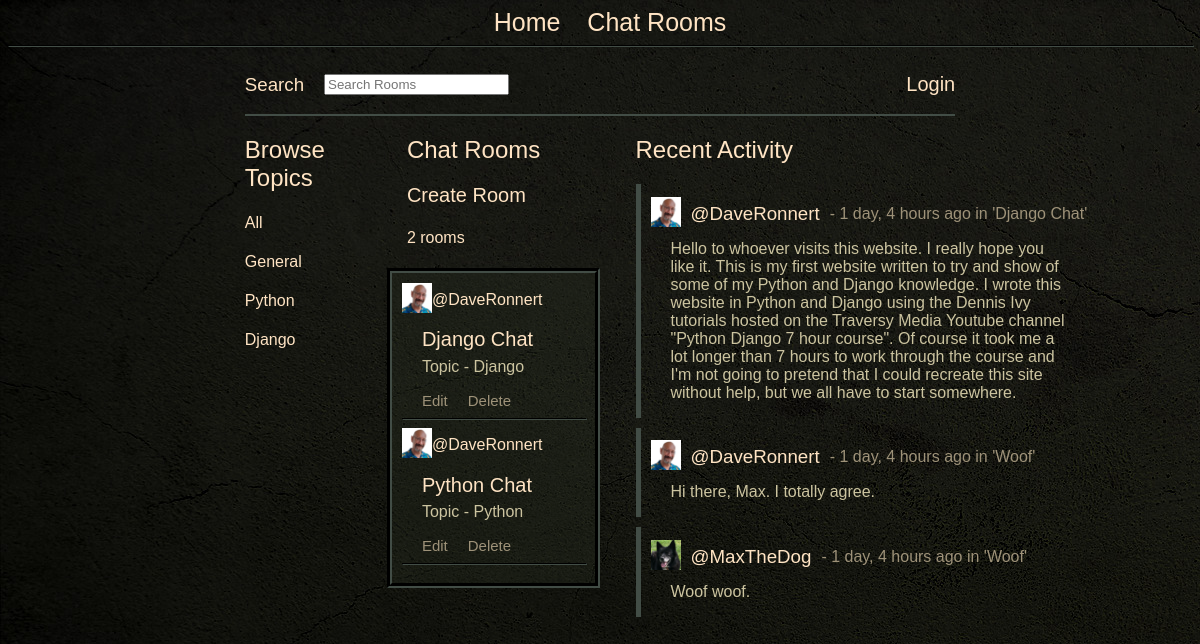
Screenshot of /chat/?q=Python with the database file from the repository.
### chat/models.py (models this page shows, shortened)
class Topic(models.Model):
    name = models.CharField(max_length=200)
    def __str__(self):
        return self.name

class ChatRoom(models.Model):
    host = models.ForeignKey(User, on_delete=models.SET_NULL, null=True)
    topic = models.ForeignKey(Topic, on_delete=models.SET_NULL, null=True)
    name = models.CharField(max_length=25)
    description = models.TextField(blank=True, null=True)
    created = models.DateTimeField(auto_now=True)
    updated = models.DateTimeField(auto_now_add=True)
    class Meta:
        ordering = ['-updated', '-created']
    def __str__(self):
        return self.name

class Profile(models.Model):
    user = models.OneToOneField(User, null=True, on_delete=models.CASCADE)
    bio = models.TextField()
    profile_pic = models.ImageField(null=True, blank=True, upload_to='images/')

class Messages(models.Model):
    user = models.ForeignKey(User, on_delete=models.CASCADE)
    room = models.ForeignKey(ChatRoom, on_delete=models.CASCADE)
    body = models.TextField()
    created = models.DateTimeField(auto_now=True)
    updated = models.DateTimeField(auto_now_add=True)

### chat/views.py (the view)
# urls.py: path('chat/', views.chat, name='chat'),
def chat(request):
    q = request.GET.get('q') if request.GET.get('q') != None else ''
    chatrooms = ChatRoom.objects.filter(
        Q(topic__name__icontains=q) |
        Q(name__icontains=q) |
        Q(description__icontains=q)
        )
    topics = Topic.objects.all()
    rooms_count = chatrooms.count()
    chat_messages = Messages.objects.all().order_by('-created')
    context = {'chatrooms': chatrooms, 'topics': topics, 'rooms_count': rooms_count, 'chat_messages': chat_messages}
    return render(request, 'chat/chat.html', context)

### chat/templates/chat/chat.html (shortened to what this page needs)
{% extends 'home.html' %}
{% block content %}
<div class="chat_top">
        <div class="chat_search_name">
            <h3>Search</h3>
        </div>
        <div class="chat_search_entry">
            <form method="GET" action="{% url 'chat' %}">
                <input type="text" name="q" placeholder="Search Rooms">
            </form>
        </div>
        {% if request.user.is_authenticated %}
        <div class="update_profile">
            <a href="{% url 'update_user' %}">Update Profile</a>
        </div>
        <div class="log_in">
            <a href="{% url 'logout' %}">Logout</a>
        </div>
        {% else %}
        <div class="log_in">
            <a href="{% url 'login' %}">Login</a>
        </div>
        {% endif %}
    </div>
<div class="chat_container">
    <div class="chat_side">
        {% include 'chat/topics.html' %}
    </div>
    <div class="chat_main">
        <div class="chat_rooms">
            <div class="chat_title"><h2>Chat Rooms</h2></div>
            <div class="chat_create"><a href="{% url 'create_room' %}">Create Room</a></div>
                <div class="chat_no_rooms">
                    <h4>{{rooms_count}} rooms</h4>
                </div>
            <div class="chat_rooms_border">
                {% include 'chat/feed.html' %}
            </div>
        </div>
    </div>
    <div class="chat_activity_feed">
        {% include 'chat/activity.html' %}
    </div>
</div>
{% endblock content %}

### chat/templates/chat/topics.html
<h2> Browse Topics</h2>
<div>
    <a href="{% url 'chat' %}"><h4>All</h4></a>
</div>
{% for topic in topics %}
    <div>
        <a href="{% url 'chat' %}?q={{topic.name}}"><h4>{{topic}}</h4></a>
    </div>
{% endfor %}

### chat/templates/chat/feed.html
{% load static %}
{% for room in chatrooms %}
<div class="chat_room_host">
    {% if room.host.profile.profile_pic %}
        <div class="chat_room_host_img"><img src="{{room.host.profile.profile_pic.url}}" height="30"></div>
    {% else %}
        <div class="chat_room_host_img">
            <img src="{% static '/images/avatar.png' %}" height="30">
        </div>
    {% endif %}
    <div class="chat_room_host_name"><a href="{% url 'user_profile' room.host.id %}">@{{room.host}}</a></div>
</div>
<div class="chat_room_name">
    <a href="{% url 'room' room.id %}"><h4>{{room.name}}</h4></a>
</div>
<p>
    Topic - {{room.topic}}
</p>
<div class="room_buttons">
    <div class="room_button_align">
        <div class="room_button"><a href="{% url 'update_room' room.id %}">Edit</a><a href="{% url 'delete_room' room.id %}">Delete</a></div>
    </div>
    <hr>
</div>
{% endfor %}

### chat/templates/chat/activity.html (shortened to what this page needs)
{% load static %}
<h2>Recent Activity</h2>
    {% for mess in chat_messages|slice:":10" %}
        <div>
            <div class="message">
                {% if mess.user.profile.profile_pic %}
                <div class="mess_img"><img src="{{mess.user.profile.profile_pic.url}}" height="30"></div>
                {% else %}
                <div class="chat_room_host_img">
                    <img src="{% static '/images/avatar.png' %}" height="30">
                </div>
                {% endif %}
                <div class="mess_head"><a href="{% url 'user_profile' mess.user.id %}"><h3>@{{mess.user}}</h3></a></div>
                <div class="mess_date"> - {{mess.created|timesince}} ago in '{{mess.room}}'</div>
                <div class="mess_body"><p>{{mess.body}}</p></div>
            </div>
        </div>
    {% endfor %}

### static/css/styles.css (style rules this page uses)
html body { height: 100%; background-image: url('../images/main_bg.jpg'); }
p, li { color: rgb(204, 196, 160); font-family: Geneva, sans-serif; font-weight: lighter; margin-left: 20px; margin-right: 20px; }
a:link { font-family: Geneva, sans-serif; font-weight: lighter; text-decoration: none; color:bisque; }
hr { width: 100%; border-color: rgb(66, 77, 70); }
h2 { font-family: Geneva, sans-serif; font-weight: lighter; color:bisque; }
h3 { font-family: Geneva, sans-serif; font-weight: lighter; color:bisque; }
h4 { font-family: Geneva, sans-serif; font-weight: lighter; color:bisque; }
.chat_container { margin-left: 20%; margin-right: 20%; display: grid; grid-template-columns: 20% 30% 5% 45%; }
.chat_top { margin-left: 20%; margin-right: 20%; grid-column: 1 / span 3; display: grid; grid-template-columns: auto auto 1fr auto auto; border-top: 0px; border-left: 0px; border-right: 0px; border-bottom: 2px; border-color: rgb(66, 77, 70); border-style: solid; }
.chat_search_name { grid-column: 1; grid-row: 1; align-self: center; margin-right: 20px; }
.chat_search_entry { grid-column: 2; grid-row: 1; align-self: center; }
.log_in { grid-column: 5; grid-row: 1; justify-self: end; align-self: center; font-size: 20px; margin-left: 20px; }
.chat_side { grid-column: 1; }
.chat_main { grid-column: 2; display: grid; min-width: max-content; }
.chat_activity_feed { grid-column: 4; width: 100%; }
.chat_title { margin-left: 20px; }
.chat_create { margin-left: 20px; font-size: 20px; font-weight: bold; }
.chat_no_rooms { margin-left: 20px; }
.chat_rooms { min-width: max-content; }
.chat_rooms_border { border-color: rgb(66, 77, 70); background-color: rgb(41, 46, 34, 0.3); border-style: groove; border-width: 5px; grid-column: 1; padding: 10px; }
.chat_room_host { display: grid; grid-template-columns: max-content; }
.chat_room_host_img { grid-column: 1; align-self: center; }
.chat_room_host_name { grid-column: 2; align-self: center; }
.chat_room_name { margin-left: 20px; margin-right: 20px; font-size: 20px; margin-top: -15px; margin-bottom: -20px; }
.message { border-color: rgb(66, 77, 70); border-style: solid; border-width: 5px; border-right: 0px; border-top: 0px; border-bottom: 0px; display: grid; grid-template-columns: min-content; margin-top: 5px; margin-bottom: 10px; padding-left: 10px; justify-content: start; }
.mess_img { grid-column: 1; grid-row: 1; align-self: center; width: 40px }
.mess_head { grid-column: 2; grid-row: 1; width: fit-content }
.mess_date { grid-column: 3; grid-row: 1; margin-left: 10px; font-family: Geneva, sans-serif; font-weight: lighter; color:rgb(158, 146, 121); align-self: center; width: max-content; }
.mess_body { grid-column: 1 / span 4; grid-row: 2; margin-top: -20px; }
.room_buttons { display: grid; }
.room_button a:link { font-size: 15px; color:rgb(158, 146, 121); display: inline-block; margin-left: 20px; }

### rows the page displays
Topic: name "General"
Topic: name "Python"
Topic: name "Django"
ChatRoom: host.profile.profile_pic (picture), host "DaveRonnert", name "Django Chat", topic "Django"
ChatRoom: host.profile.profile_pic (picture), host "DaveRonnert", name "Python Chat", topic "Python"
Messages: user.profile.profile_pic (picture), user "DaveRonnert", created "1 day, 4 hours", room "Django Chat", body "Hello to whoever visits this website. I really hope you like it. This is my first website written to try and show of some of my Python and Django knowledge. I wrote this website in Python and Django using the Dennis Ivy tutorials hosted on the Traversy Media Youtube channel \"Python Django 7 hour course\". Of course it took me a lot longer than 7 hours to work through the course and I'm not going to pretend that I could recreate this site without help, but we all have to start somewhere."
Messages: user.profile.profile_pic (picture), user "DaveRonnert", created "1 day, 4 hours", room "Woof", body "Hi there, Max. I totally agree."
Messages: user.profile.profile_pic (picture), user "MaxTheDog", created "1 day, 4 hours", room "Woof", body "Woof woof."

### other values shown
{{ rooms_count }} "2"
